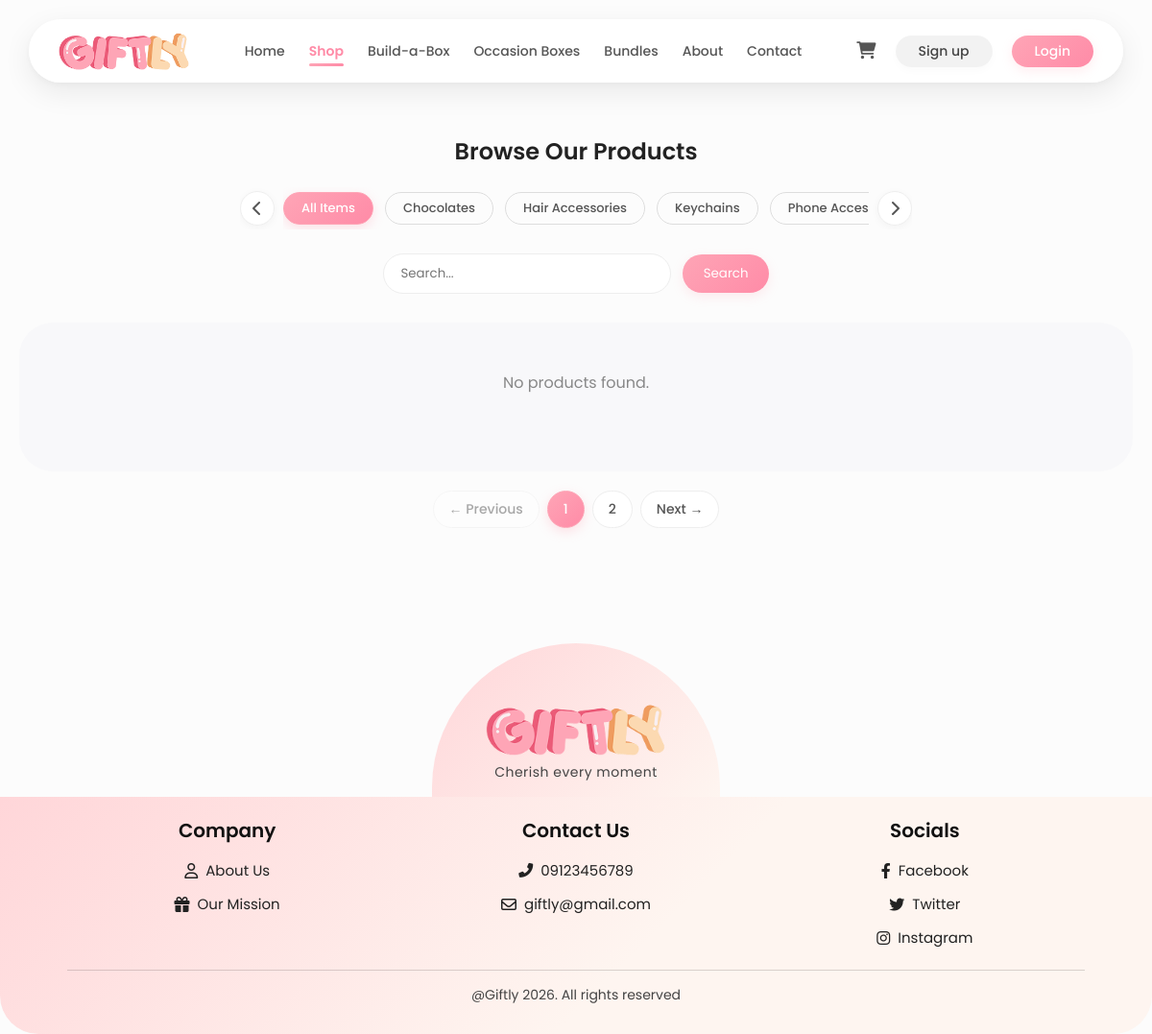
The app's page /giftly_project/shop.php with its own data.
### tables this page shows
CREATE TABLE `categories` (
  `id` int(11) NOT NULL,
  `name` varchar(100) NOT NULL
);

### giftly_project/shop.php (the view, shortened to what this page needs)
<?php
include 'db_connect.php';
include 'header.php';
$search = isset($_GET['search']) ? $_GET['search'] : '';
$category_id = isset($_GET['category']) ? $_GET['category'] : '';
$limit = 20;
$page = isset($_GET['page']) ? intval($_GET['page']) : 1;
$count_sql = "SELECT COUNT(*) as total FROM products WHERE 1=1";
$count_res = $conn->query($count_sql);
$total_rows = $count_res->fetch_assoc()['total'];
$total_pages = ceil($total_rows / $limit);
$wishlist_ids = [];
?>
<div class="container" style="padding-top: 130px;">
    <h2 class="section-title" style="margin-bottom: 20px;">Browse Our Products</h2>
    <div class="category-nav">
        <div class="cat-scroll-wrapper">
            <div class="cat-arrow cat-arrow-left" onclick="scrollCategories('left')">
                <i class="fas fa-chevron-left"></i>
            </div>
            <div class="cat-scroll-track" id="catScrollTrack">
                <a href="shop.php" class="cat-btn <?php echo empty($category_id) ? 'active' : ''; ?>">All Items</a>
                <?php
                $cat_sql = "SELECT * FROM categories ORDER BY name ASC";
                $cat_result = $conn->query($cat_sql);
                if ($cat_result->num_rows > 0) {
                    while($cat_row = $cat_result->fetch_assoc()) {
                        $cat_name = $cat_row['name'];
                        $active_class = ($category_id == $cat_row['id']) ? 'active' : '';
                        echo '<a href="shop.php?category='.$cat_row['id'].'" class="cat-btn '.$active_class.'">'.$cat_name.'</a>';
                    }
                }
                ?>
            </div>
            <div class="cat-arrow cat-arrow-right" onclick="scrollCategories('right')">
                <i class="fas fa-chevron-right"></i>
            </div>
        </div>
    </div>
    <div class="search-box">
        <form action="shop.php" method="GET">
            <input type="text" name="search" placeholder="Search..." value="<?php echo $search; ?>">
            <button type="submit">Search</button>
        </form>
    </div>
   <div class="product-grid">
       <?php
    $products = [];
    if (!empty($products)) {
    foreach($products as $row) {
        $isInStock = $row['quantity'] > 0;
        $onClick = $isInStock ? "openModal(".$row['id'].", '".addslashes($row['name'])."', '".addslashes($row['description'])."', '".$row['image']."', ".$row['price'].", ".$row['quantity'].")" : "";
        $cardClass = $isInStock ? 'product-card' : 'product-card out-of-stock-product';
$isInWishlist = in_array($row['id'], $wishlist_ids);
$heartClass = $isInWishlist ? 'active' : '';
        $heartIcon = $isInWishlist ? 'fas' : 'far';
        $totalSold = 0;
        $sales_check = $conn->query("SELECT SUM(quantity) as total FROM order_items WHERE product_id = ".$row['id']);
        if($sales_check && $sales_check->num_rows > 0) {
            $sale_data = $sales_check->fetch_assoc();
            $totalSold = intval($sale_data['total']);
        }
        echo '
        <div class="'.$cardClass.'">
            <div class="p-image-container" onclick="'.$onClick.'">
                <img src="uploads/'.$row['image'].'" class="p-image" alt="'.$row['name'].'">
                <button class="p-image-heart '.$heartClass.'" onclick="event.stopPropagation(); toggleWishlist(this, '.$row['id'].')" data-product-id="'.$row['id'].'">
                    <i class="fas fa-heart"></i>
                    <i class="far fa-heart"></i>
                </button>
                ' . (!$isInStock ? '<div class="out-of-stock-ribbon">Out of Stock</div>' : '') . '
                ' . (!$isInStock ? '
                <div class="out-of-stock-overlay">
                    <i class="fas fa-times-circle"></i>
                    <span>Out of Stock</span>
                </div>' : '') . '
                ' . ($totalSold > 10 ? '<div class="p-image-badge">Best Seller</div>' : '') . '
            </div>
            <div class="p-name" onclick="'.$onClick.'">'.$row['name'].'</div>
            <div class="p-bottom-row">
                <div class="p-price" onclick="'.$onClick.'">PHP <span>'.number_format($row['price'], 2).'</span></div>
                ' . ($isInStock ? '
                <button class="btn-action" onclick="event.stopPropagation(); quickAdd('.$row['id'].')">
                    <i class="fas fa-shopping-cart"></i> Add
                </button>' : '
                <button class="btn-action out-of-stock-btn" onclick="event.stopPropagation();">
                    <i class="fas fa-times-circle"></i> Unavailable
                </button>') . '
            </div>
        </div>
        ';
    }
} else {
    echo "<p style='text-align:center; grid-column: span 4; padding: 40px; color:#888;'>No products found.</p>";
}
    ?>
</div>
    <?php if ($total_pages > 1): ?>
    <div class="pagination-wrapper">
        <a href="shop.php?page=<?php echo ($page > 1) ? $page - 1 : 1; ?>&category=<?php echo $category_id; ?>&search=<?php echo $search; ?>" class="page-btn <?php echo ($page <= 1) ? 'disabled' : ''; ?>">
            &larr; Previous
        </a>
        <?php for ($i = 1; $i <= $total_pages; $i++): ?>
            <a href="shop.php?page=<?php echo $i; ?>&category=<?php echo $category_id; ?>&search=<?php echo $search; ?>" class="page-btn <?php echo ($i == $page) ? 'active' : ''; ?>">
                <?php echo $i; ?>
            </a>
        <?php endfor; ?>
        <a href="shop.php?page=<?php echo ($page < $total_pages) ? $page + 1 : $total_pages; ?>&category=<?php echo $category_id; ?>&search=<?php echo $search; ?>" class="page-btn <?php echo ($page >= $total_pages) ? 'disabled' : ''; ?>">
            Next &rarr;
        </a>
    </div>
    <?php endif; ?>
</div>
<?php include 'footer.php'; ?>

### records on screen
categories: name "Chocolates"
categories: name "Hair Accessories"
categories: name "Keychains"
categories: name "Phone…"
